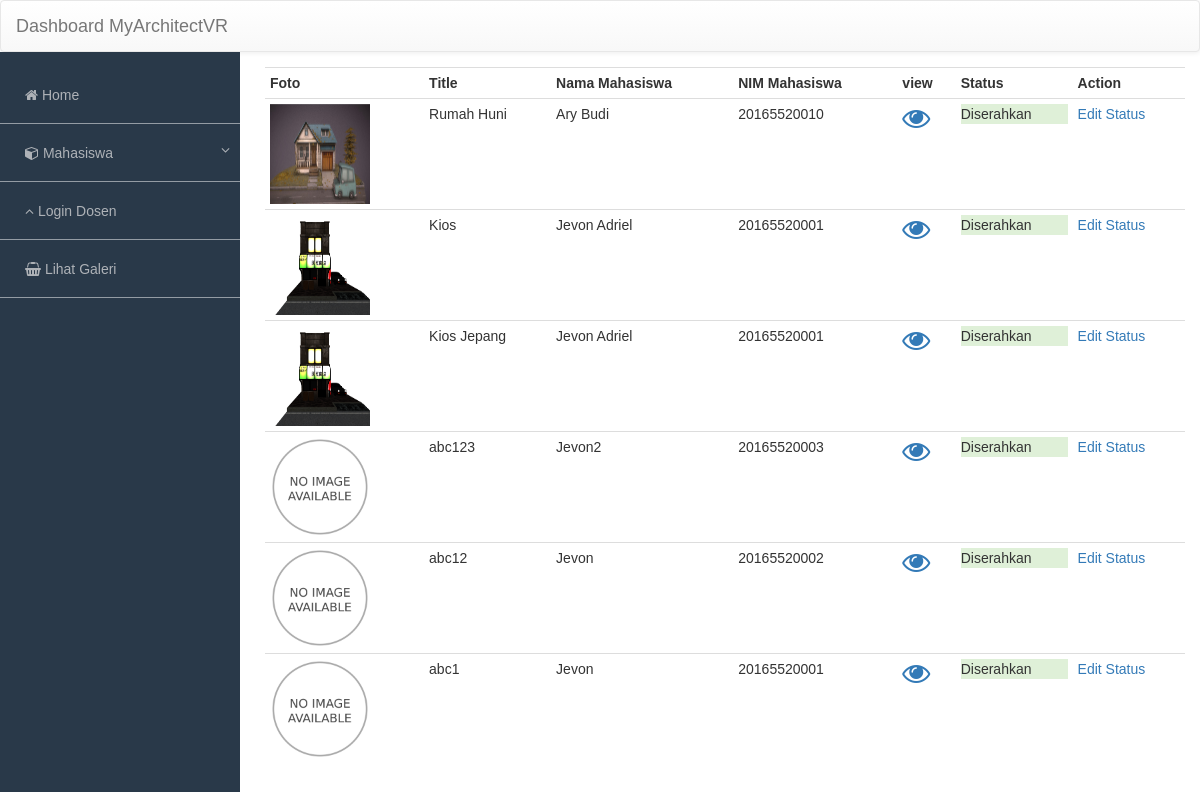
Screenshot of /admin/index.php?m=status_file_dsn with the database file from the repository.
### tables this page shows
CREATE TABLE `tiga_dimensi` (
  `id_project` int(100) NOT NULL,
  `title` varchar(255) NOT NULL,
  `nama_mhs` varchar(255) NOT NULL,
  `nim_mhs` bigint(15) NOT NULL,
  `file_project` varchar(255) NOT NULL,
  `rotX` int(10) NOT NULL DEFAULT 20,
  `rotY` int(10) NOT NULL DEFAULT 20,
  `rotZ` int(10) NOT NULL DEFAULT 20,
  `posX` int(10) NOT NULL DEFAULT 20,
  `posY` int(10) NOT NULL DEFAULT 20,
  `posZ` int(10) NOT NULL DEFAULT 20,
  `tahun_angkatan` int(4) NOT NULL,
  `keterangan` text NOT NULL,
  `id_kategori` int(10) NOT NULL,
  `nip_dosen` varchar(255) NOT NULL,
  `status` enum('None','Diserahkan','Approved','NotAccepted') NOT NULL DEFAULT 'None',
  `gambar` varchar(255) NOT NULL
);

### admin/status_file_dsn.php (the view)
<?php include('../server/koneksi.php'); ?>
<table class="table table-condensed">
			<tr>
			<th>Foto</th>
				<th>Title</th>
				<th>Nama Mahasiswa</th>
				<th>NIM Mahasiswa</th>
                <th>view</th>
                <th>Status</th>
				<th>Action</th>
			</tr>
			<?php
			$data = mysqli_query($connection,"SELECT * FROM `tiga_dimensi` WHERE `status` = 'Diserahkan' ORDER BY `id_project` DESC");
			while($d = mysqli_fetch_array($data)){
				?>
				<tr>
					<td>
					<?php
						$image_path = "../assets/img/portfolio/".$d['gambar'];
						if (file_exists($image_path)) {
						?>
						 <img src="../assets/img/portfolio/<?php echo $d['gambar'] ?>" width="100" height="100">
						<?php
						} else { ?>
							<img src="../assets/img/no_imag.png" width="100" height="100">
					<?php
						}
					?>
					</td>
					<td><?php echo $d['title']; ?></td>
					<td><?php echo $d['nama_mhs']; ?></td>
					<td><?php echo $d['nim_mhs']; ?></td>
                    <td><a href="3d.php?id=<?php echo $d['id_project']; ?>"><i class="fa fa-eye fa-2x"></i></a></td>
					<td>
					<?php if($d['status'] == 'Diserahkan'){ ?>
							<p class="bg-success"><?php echo $d['status']; ?> </p>
					<?php }else if($d['status'] == 'Approved'){ ?>
							<p class="bg-primary"><?php echo $d['status']; ?> </p>
					<?php }else if($d['status'] == 'NotAccepted'){ ?>
							<p class="bg-danger"><?php echo $d['status']; ?> </p>
					<?php }
					?>
					</td>
					<td>
						<a href="edit_status.php?id=<?php echo $d['id_project']; ?>">Edit Status</a>
					</td>
				</tr>
				<?php
			}
			?>
		</table>

### admin/index.php (shortened to what this page needs)
<!DOCTYPE html>
<html lang="en">
  <head>
    <link rel="stylesheet" href="https://maxcdn.bootstrapcdn.com/bootstrap/3.3.7/css/bootstrap.min.css">
    <link rel="stylesheet" href="https://maxcdn.bootstrapcdn.com/bootstrap/3.3.7/css/bootstrap-theme.min.css">
    <link rel="stylesheet" href="https://maxcdn.bootstrapcdn.com/font-awesome/4.7.0/css/font-awesome.min.css">
    <link rel="stylesheet" href="style.css">
  </head>
  <body>
    <div class="wrapper">
    <?php include('header.php'); ?>
        <?php include('menu.php'); ?>
      <section class="content">
        <div class="inner">
          <?php
          if (!empty ($_GET['m'])) {
                $m = $_GET['m'];
                switch ($m) {
                    case 'status_file_dsn':
                        include $m.".php";
                        break;
                }
        }  else {
            include "home.php";
        }
        ?>
        </div>
      </section>
    </div>
    </body>
</html>

### admin/header.php (shortened to what this page needs)
<nav class="navbar navbar-default">
        <div class="navbar-header">
          <a class="navbar-brand" href="#">Dashboard MyArchitectVR</a>
        </div>
      </nav>

### admin/menu.php (shortened to what this page needs)
<aside class="sidebar">
<menu>
          <ul class="menu-content">
            <li><a href="?m=home"><i class="fa fa-home"></i> Home</a></li>
            <?php
            if (empty($_SESSION['username'])) { ?>
            <li>
              <a href="#"><i class="fa fa-cube"></i> <span>Mahasiswa</span>
                        <i class="fa fa-angle-down pull-right"></i></a>
            </li>
              <?php } ?>
            <li>
              <?php
                if (isset($_SESSION['username'])) { ?>
                  <a href="?m=action-logout"><i class="fa fa-angle-up"></i></i> <span>Logout Dosen</span></a>
                <?php
                } else { ?>
                      <a href="?m=login"><i class="fa fa-angle-up"></i> <span>Login Dosen</span></a>
                <?php
                }
                ?>
          </li>
            <li><a href="../index.php"><i class="fa fa-shopping-basket"></i> <span>Lihat Galeri</span></a></li>
          </ul>
</menu>
</aside>

### admin/style.css (style rules this page uses)
body { font-family: 'Quicksand', sans-serif; }
.wrapper { width: 100%; height: 100%; }
.navbar { margin-bottom: 0; }
.sidebar { width: 100%; height: 100%; background: #293949; position: absolute; z-index: 100; }
ul { padding: 0; margin-left: -40px; }
ul li { list-style: none; border-bottom: 1px solid rgba(255, 255, 255, 0.5); }
ul li a { text-decoration: none; color: #aeb2b7; display: block; padding: 19px 0px 18px 25px; transition: all 200ms ease-in; }
ul li a .fa-angle-down { margin-right: 10px; }
@media (min-width: 768px) { .sidebar { width: 240px; } }
@media (min-width: 768px) { .content { margin-left: 250px; } }
@media (min-width: 768px) { .inner { padding: 15px; } }

### rows the page displays
tiga_dimensi: gambar (picture), title "Rumah Huni", nama_mhs "Ary Budi", nim_mhs "20165520010", status "Diserahkan"
tiga_dimensi: gambar (picture), title "Kios", nama_mhs "Jevon Adriel", nim_mhs "20165520001", status "Diserahkan"
tiga_dimensi: gambar (picture), title "Kios Jepang", nama_mhs "Jevon Adriel", nim_mhs "20165520001", status "Diserahkan"
tiga_dimensi: title "abc123", nama_mhs "Jevon2", nim_mhs "20165520003", status "Diserahkan"
tiga_dimensi: title "abc12", nama_mhs "Jevon", nim_mhs "20165520002", status "Diserahkan"
tiga_dimensi: title "abc1", nama_mhs "Jevon", nim_mhs "20165520001", status "Diserahkan"
